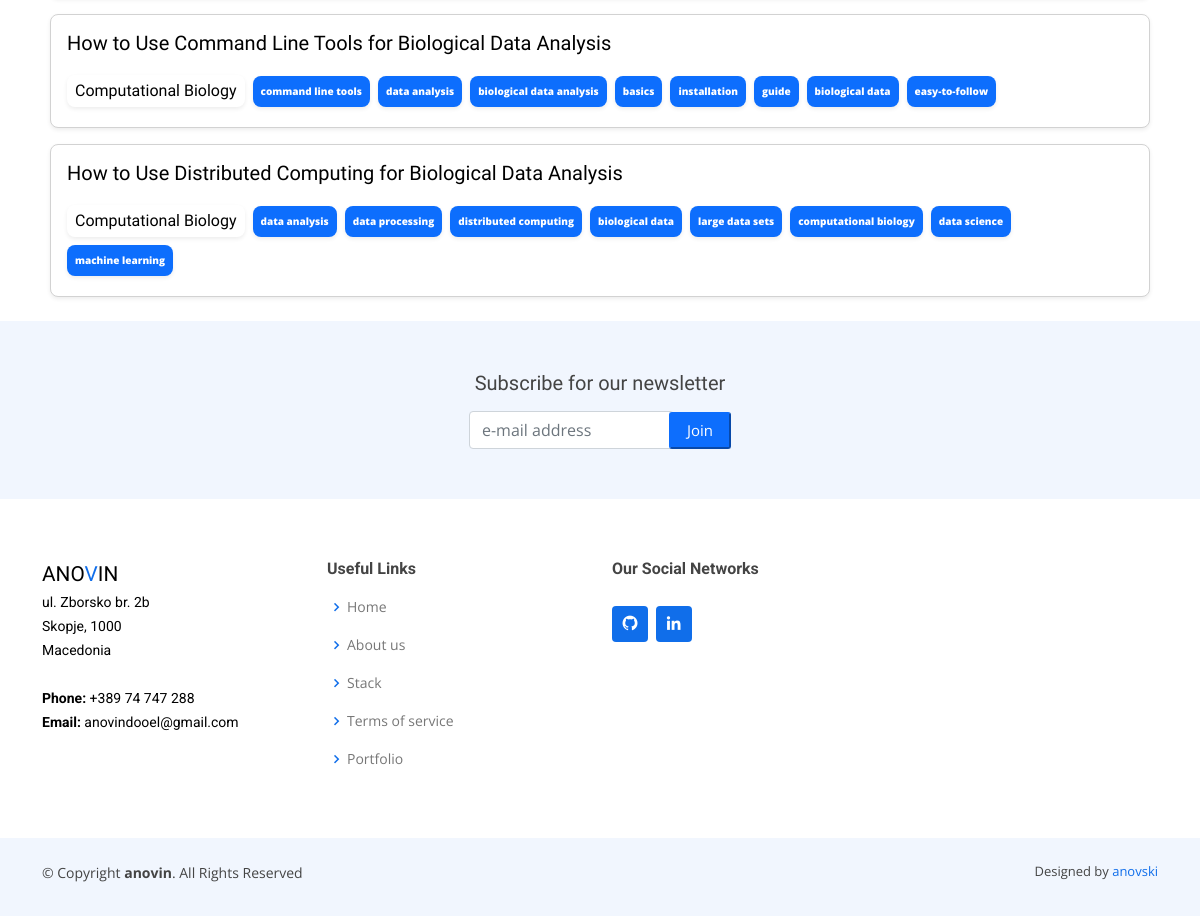
The page /tag/data-analysis/ (lower part) on the database as committed earlier.
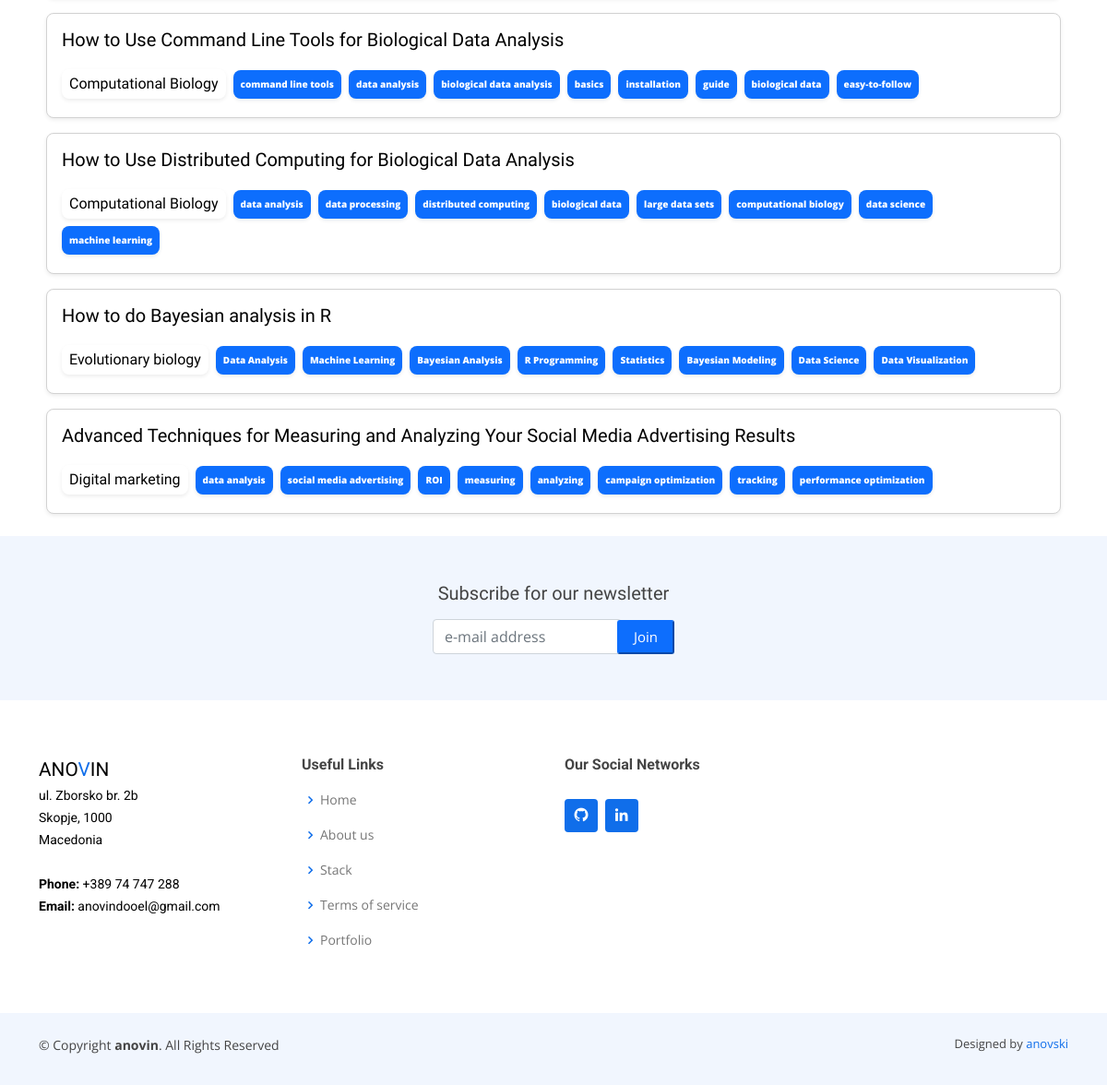
The same page on the database as committed later.
### web/models.py (models this page shows, shortened)
class Tutorial(models.Model):
    title = models.CharField(max_length=255)
    slug = models.CharField(max_length=225, null=True, blank=True)
    meta_description = models.TextField()
    introduction = models.TextField()
    steps = models.TextField()
    content = models.TextField()
    tags = models.ManyToManyField(Tag, blank=True)
    img = models.ImageField(upload_to='tutorials/images/', null=True, blank=True)
    category = models.ForeignKey(Category, on_delete=models.SET_NULL, null=True, blank=True)
    hashtags = models.CharField(max_length=300, null=True, blank=True)
    def get_absolute_url(self):
        return reverse('single_tutorial', kwargs={
            'slug': self.slug
        })

class Category(models.Model):
    name = models.CharField(max_length=250)
    slug = models.CharField(max_length=250)
    def __str__(self):
        return self.name

class Tag(models.Model):
    name = models.CharField(max_length=255)
    slug = models.CharField(max_length=255)
    def get_absolute_url(self):
        return reverse('single_tag', kwargs={
            'slug': self.slug
        })

### web/views.py (the view)
# urls.py: path('tag/<str:slug>/', views.single_tag, name='single_tag'),
def single_tag(request, slug=None):
    if request.method == 'GET' and 'instant_search' in request.GET:
        tuts = Tutorial.objects.filter(title__contains=request.GET['instant_search'])
        return render(request, 'tutorials.html', context={'tuts': tuts})
    else:
        tuts = Tutorial.objects.filter(tags__slug__iexact=slug)
        tag = Tag.objects.filter(slug=slug)[0]
        return render(request, 'tutorials/single_tag.html', context={'tuts': tuts, 'tag': tag, 'slug': slug})

### web/templates/tutorials/single_tag.html (shortened to what this page needs)
<!DOCTYPE html>
{% load static %}
<html lang="en">
<head>
    {% include 'head.html' %}
<body>
<div class="container">
    <div class="tag-cloud d-flex align-items-center justify-content-center flex-column w-100 h-auto p-2"
         style="border-radius:10px;">
        {% for t in tuts %}
        <a href="{{t.get_absolute_url}}" class="text-white" style="text-decoration: none;">
            <div class=" shadow-sm d-flex align-items-center hover-bg p-3 mb-3"
                 style="color:black; border-radius: 8px; border: 1px solid #d2d2d2; background: white; cursor:pointer;">
                <div class="">
                    <h5 class="mb-3">{{ t.title }}</h5>
                    <div class="d-inline-flex flex-wrap align-items-center">
                        <span class="shadow-sm  p-1 pe-2 ps-2  me-2 mb-1 mt-1 cat-text "
                              style="border-radius: 8px; font-size: 16px; ">{{ t.category }}</span>
                        {% for tag in t.tags.all %}
                        <span class="shadow-sm p-2 bg-primary me-2 mb-1 mt-1"
                              style="border-radius: 8px; font-size: 10px; font-weight: 800; color:white;"> {{ tag.name }}</span>
                        {% endfor %}
                    </div>
                </div>
            </div>
        </a>
        {% endfor %}
    </div>
</div>
{% include 'tutorials/footer.html' %}
</body>
</html>

### web/templates/head.html (shortened to what this page needs)
{% load static %}
<link href="{% static 'assets/vendor/aos/aos.css' %}" rel="stylesheet">
<link href="{% static 'assets/vendor/bootstrap/css/bootstrap.min.css' %}" rel="stylesheet">
<link href="{% static 'assets/vendor/bootstrap-icons/bootstrap-icons.css' %}" rel="stylesheet">
<link href="{% static 'assets/vendor/boxicons/css/boxicons.min.css' %}" rel="stylesheet">
<link href="{% static 'assets/vendor/glightbox/css/glightbox.min.css' %}" rel="stylesheet">
<link href="{% static 'assets/vendor/swiper/swiper-bundle.min.css' %}" rel="stylesheet">
<link href="{% static 'assets/css/style.css' %}" rel="stylesheet">

### web/templates/tutorials/footer.html (shortened to what this page needs)
{% load static %}
<footer id="footer">
    <div class="footer-newsletter d-flex flex-column align-items-center justify-content-center">
        <h5 class="mb-3">Subscribe for our newsletter</h5>
        <div class="newsletter d-flex align-items-center justify-content-center">
            <input type="email" class="form-control" placeholder="e-mail address" id="subscribe-input">
            <button class="p-1 btn-primary ps-3 pe-3" style="height: 37px; border-radius: 3px; margin-left:-5px;"
                    id="join">Join
            </button>
        </div>
    </div>
    <div class="footer-top">
        <div class="container">
            <div class="row">
                <div class="col-lg-3 col-md-6 footer-contact">
                    <a href="index.html" class="logo">
                        <div style="color:black; margin-bottom: 0rem;!important; font-size: 1.3rem;">ANO<span
                                style="color:#106eea;">V</span>IN
                        </div>
                    </a>
                    <p style="color:black;">
                        ul. Zborsko br. 2b <br>
                        Skopje, 1000<br>
                        Macedonia <br><br>
                        <strong>Phone:</strong> +389 74 747 288<br>
                        <strong>Email:</strong> anovindooel@gmail.com<br>
                    </p>
                </div>
                <div class="col-lg-3 col-md-6 footer-links">
                    <h4>Useful Links</h4>
                    <ul>
                        <li><i class="bx bx-chevron-right"></i> <a href="#">Home</a></li>
                        <li><i class="bx bx-chevron-right"></i> <a href="#">About us</a></li>
                        <li><i class="bx bx-chevron-right"></i> <a href="#">Stack</a></li>
                        <li><i class="bx bx-chevron-right"></i> <a href="#">Terms of service</a></li>
                        <li><i class="bx bx-chevron-right"></i> <a href="#">Portfolio</a></li>
                    </ul>
                </div>
                <div class="col-lg-3 col-md-6 footer-links">
                    <h4>Our Social Networks</h4>
                    <div class="social-links mt-3">
                        <a href="https://github.com/starscream32/jum-journal-system/tree/master" class="github"><i
                                class="bx bxl-github"></i></a>
                        <a href="https://www.linkedin.com/in/aleksej-anovski-50aaab21a/" class="linkedin"><i
                                class="bx bxl-linkedin"></i></a>
                    </div>
                </div>
            </div>
        </div>
    </div>
    <div class="container py-4">
        <div class="copyright">
            &copy; Copyright <strong><span>anovin</span></strong>. All Rights Reserved
        </div>
        <div class="credits">
            Designed by <a href="#">anovski</a>
        </div>
    </div>
</footer>

### web/templates/main_scripts.html (shortened to what this page needs)
{% load static %}

### web/static/assets/css/style.css (style rules this page uses)
body { font-family: "Open Sans", sans-serif; color: #444444; }
a { color: #106eea; text-decoration: none; }
h1, h2, h3, h4, h5, h6 { font-family: "Roboto", sans-serif; }
#footer { background: #fff; padding: 0 0 30px 0; color: #444444; font-size: 14px; background: #f1f6fe; }
#footer .footer-newsletter { padding: 50px 0; background: #f1f6fe; text-align: center; font-size: 15px; }
#footer .footer-top { padding: 60px 0 30px 0; background: #fff; }
#footer .footer-top .footer-contact { margin-bottom: 30px; font-family: "Josefin Sans", sans-serif; !important }
#footer .footer-top .footer-contact p { font-size: 14px; line-height: 24px; margin-bottom: 0; font-family: "Roboto", sans-serif; color: #777777; }
#footer .footer-top h4 { font-size: 16px; font-weight: bold; color: #444444; position: relative; padding-bottom: 12px; }
#footer .footer-top .footer-links { margin-bottom: 30px; }
#footer .footer-top .footer-links ul { list-style: none; padding: 0; margin: 0; }
#footer .footer-top .footer-links ul i { padding-right: 2px; color: #106eea; font-size: 18px; line-height: 1; }
#footer .footer-top .footer-links ul li { padding: 10px 0; display: flex; align-items: center; }
#footer .footer-top .footer-links ul li:first-child { padding-top: 0; }
#footer .footer-top .footer-links ul a { color: #777777; transition: 0.3s; display: inline-block; line-height: 1; }
#footer .footer-top .social-links a { font-size: 18px; display: inline-block; background: #106eea; color: #fff; line-height: 1; padding: 8px 0; margin-right: 4px; border-radius: 4px; text-align: center; width: 36px; height: 36px; transition: 0.3s; }
#footer .copyright { text-align: center; float: left; }
#footer .credits { float: right; text-align: center; font-size: 13px; color: #444444; }

### web/templates/tutorials/single_tag.html (style rules this page uses)
input, textarea { width: 100%; padding: 0.5rem; font-size: 1rem; border: 1px solid #ccc; border-radius: 0.25rem; }
a { width: 100%; }
h1, h5, .search-button { font-family: "Josefin Sans", sans-serif; }
.cat-text { font-family: "Josefin Sans", sans-serif; }

Rows that differ between the two databases and show on the page:
added Tutorial: title "How to do Bayesian analysis in R", category "Evolutionary biology"
now on this page (row unchanged): Tag: name "Data Analysis", shown under "How to do Bayesian analysis in R"
now on this page (row unchanged): Tag: name "Machine Learning", shown under "How to do Bayesian analysis in R"
added Tag: name "Bayesian Analysis", shown under "How to do Bayesian analysis in R"
added Tag: name "R Programming", shown under "How to do Bayesian analysis in R"
added Tag: name "Statistics", shown under "How to do Bayesian analysis in R"
added Tag: name "Bayesian Modeling", shown under "How to do Bayesian analysis in R"
added Tag: name "Data Science", shown under "How to do Bayesian analysis in R"
added Tag: name "Data Visualization", shown under "How to do Bayesian analysis in R"
added Tutorial: title "Advanced Techniques for Measuring and Analyzing Your Social Media Advertising Results", category "Digital marketing", Tag (name "data analysis")
now on this page (row unchanged): Tag: name "social media advertising", shown under "Digital marketing"
now on this page (row unchanged): Tag: name "ROI", shown under "Digital marketing"
added Tag: name "measuring", shown under "Digital marketing"
added Tag: name "analyzing", shown under "Digital marketing"
added Tag: name "campaign optimization", shown under "Digital marketing"
added Tag: name "tracking", shown under "Digital marketing"
added Tag: name "performance optimization", shown under "Digital marketing"
